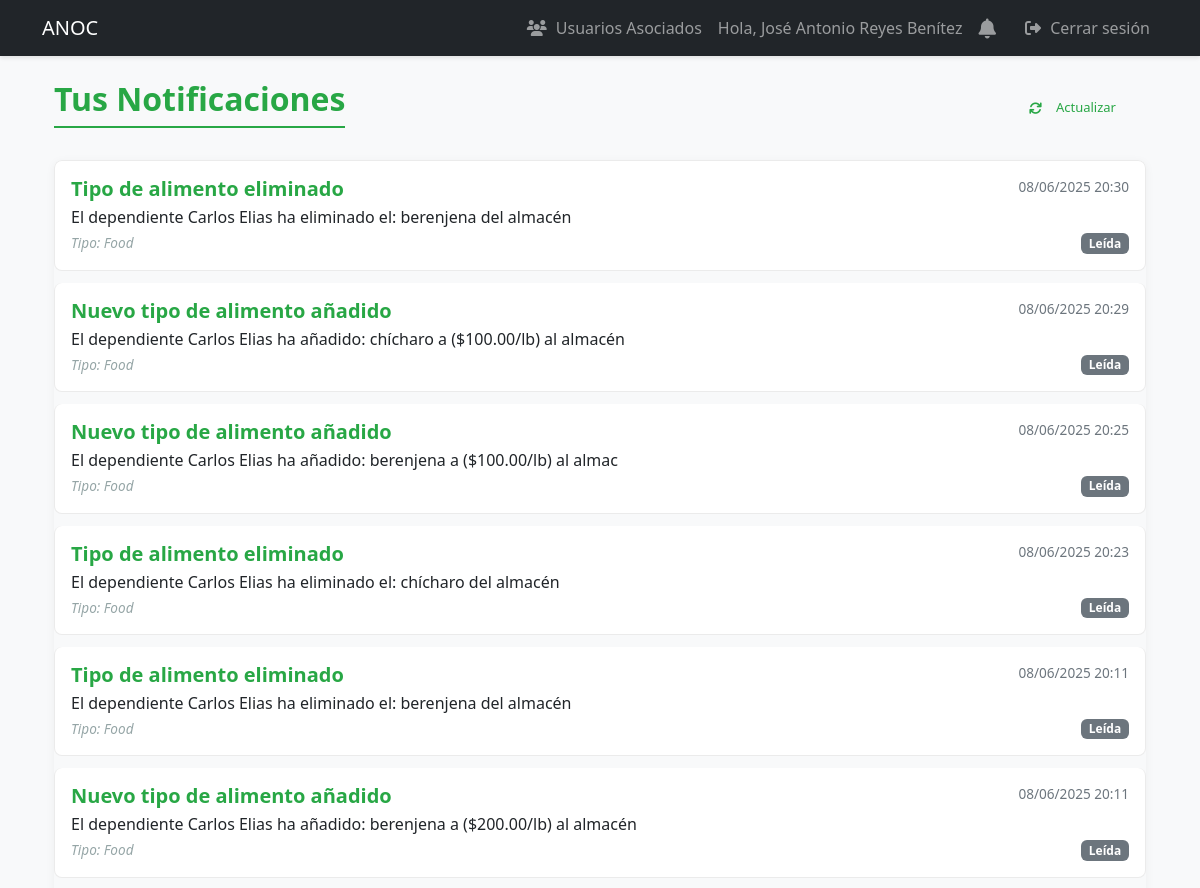
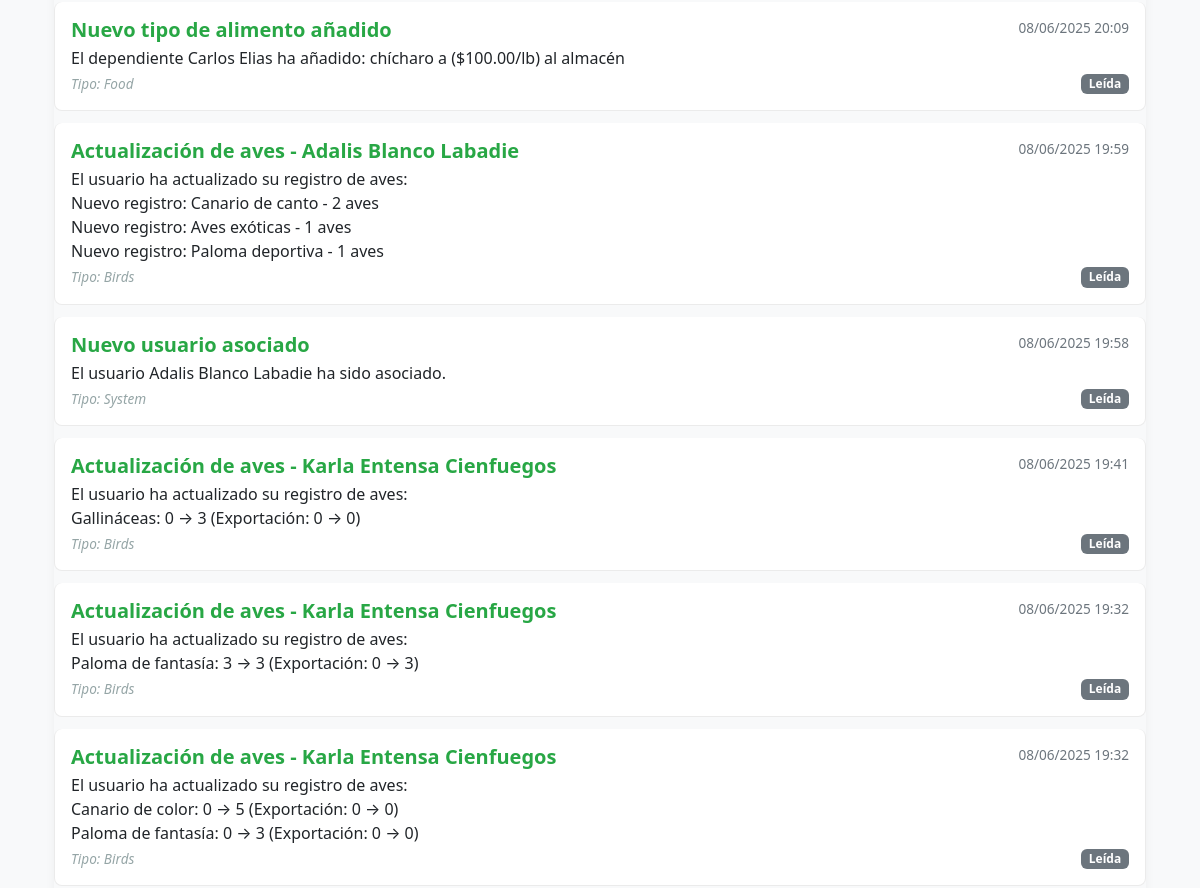
/notifications (signed in, upper part), run on an earlier commit of the app's database (2 pictures, top to bottom).
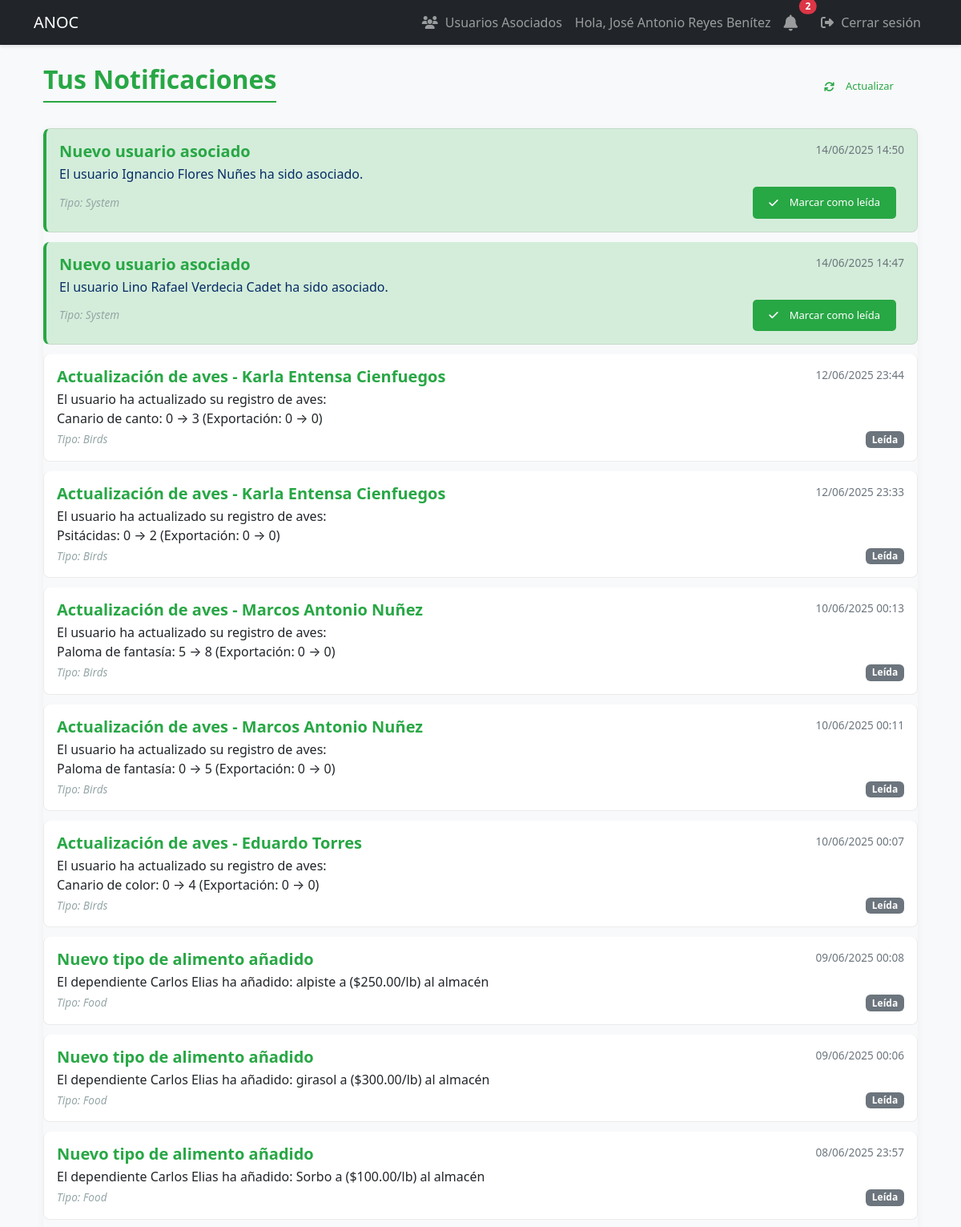
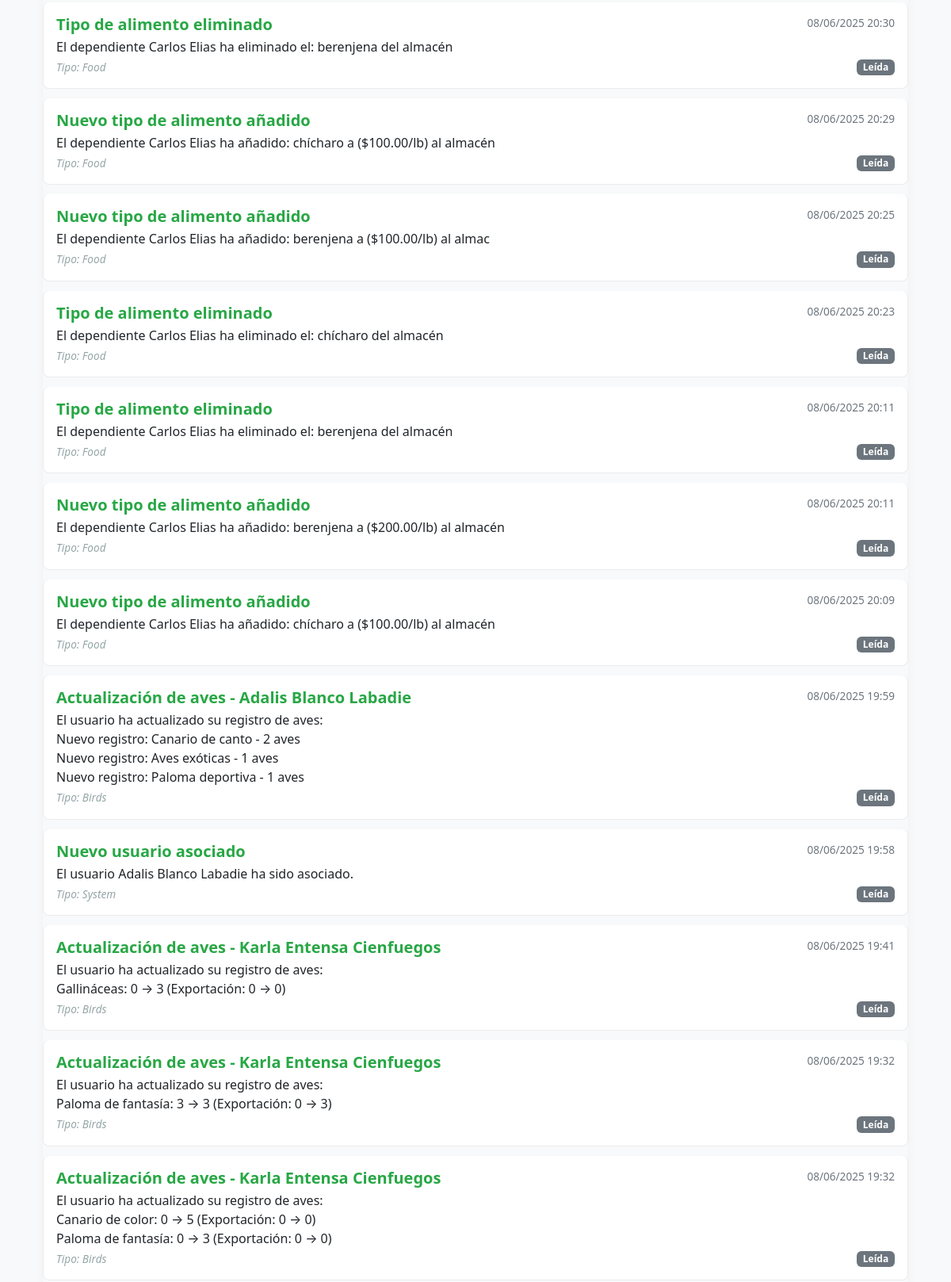
And on a later commit of the database (2 pictures, top to bottom).
### models.py (models this page shows)
class Notification(db.Model):
    id = db.Column(db.Integer, primary_key=True)
    user_id = db.Column(db.Integer, db.ForeignKey('user.id'), nullable=False)
    title = db.Column(db.String(100), nullable=False)
    message = db.Column(db.Text, nullable=False)
    is_read = db.Column(db.Boolean, default=False)
    created_at = db.Column(db.DateTime, default=datetime.utcnow)
    notification_type = db.Column(db.String(50))  # 'system', 'food', 'birds', 'award'

### app.py (the view)
@app.route('/notifications')
@login_required
def notifications():
    all_notifications = db.session.execute(
        select(Notification)
        .where(Notification.user_id == current_user.id)
        .order_by(Notification.created_at.desc())
    ).scalars().all()
    mark_notifications_as_read(current_user.id)
    return render_template('notifications.html', notifications=all_notifications)

### app.py (called while the page is built)
@login_manager.user_loader
def load_user(user_id):
    return db.session.get(User, int(user_id))

def mark_notifications_as_read(user_id):
    db.session.execute(
        update(Notification)
        .where(Notification.user_id == user_id, Notification.is_read == False)
        .values(is_read=True)
    )
    db.session.commit()

### templates/notifications.html
{% extends "base.html" %}
{% block content %}
    <div class="container mt-4">
        <div class="d-flex justify-content-between align-items-center mb-4">
            <h2>Tus Notificaciones</h2>
            <a href="{{ url_for('notifications') }}" class="btn btn-sm btn-outline-secondary">
                <i class="fas fa-sync"></i> Actualizar
            </a>
        </div>
        {% if notifications %}
            <div class="list-group">
                {% for notification in notifications %}
                    <div class="list-group-item list-group-item-action flex-column align-items-start
                        {% if not notification.is_read %}list-group-item-primary{% endif %}">
                        <div class="d-flex w-100 justify-content-between">
                            <h5 class="mb-1">{{ notification.title }}</h5>
                            <small>{{ notification.created_at.strftime('%d/%m/%Y %H:%M') }}</small>
                        </div>
                        <p class="mb-1">{{ notification.message | replace('\n', '<br>') | safe }}</p>
                        <div class="d-flex justify-content-between align-items-center">
                            <small class="text-muted">
                                Tipo: {{ notification.notification_type | capitalize }}
                            </small>
                            {% if not notification.is_read %}
                                <form method="POST" action="{{ url_for('mark_notification_read', notification_id=notification.id) }}">
                                    <button type="submit" class="btn btn-sm btn-success">
                                        <i class="fas fa-check"></i> Marcar como leída
                                    </button>
                                </form>
                            {% else %}
                                <span class="badge bg-secondary">Leída</span>
                            {% endif %}
                        </div>
                    </div>
                {% endfor %}
            </div>
        {% else %}
            <div class="alert alert-info">
                <i class="fas fa-info-circle"></i> No tienes notificaciones.
            </div>
        {% endif %}
    </div>
{% endblock %}

### templates/base.html (shortened to what this page needs)
<!DOCTYPE html>
<html lang="es">
<head>
    <link href="https://cdn.jsdelivr.net/npm/bootstrap@5.3.0/dist/css/bootstrap.min.css" rel="stylesheet">
    <link href="https://cdnjs.cloudflare.com/ajax/libs/font-awesome/6.4.0/css/all.min.css" rel="stylesheet">
    <link rel="stylesheet" href="{{ url_for('static', filename='css/styles.css') }}">
</head>
<body>
    <nav class="navbar navbar-expand-lg navbar-dark bg-dark">
        <div class="container">
            <a class="navbar-brand" href="{{ url_for('dashboard') }}">ANOC</a>
            <div class="collapse navbar-collapse" id="navbarNav">
                <ul class="navbar-nav">
                    {% if current_user.is_authenticated %}
                        {% if current_user.is_authenticated and current_user.role in ['specialist', 'dependiente'] %}
                            <li class="nav-item">
                                <a class="nav-link" href="{{ url_for('specialist_users') }}">
                                    <i class="fas fa-users"></i> Usuarios Asociados
                                </a>
                            </li>
                        {% endif %}
                        <li class="nav-item">
                            <span class="nav-link">Hola, {{ current_user.full_name }}</span>
                        </li>
                        <li class="nav-item position-relative me-2">
                            <a class="nav-link" href="{{ url_for('notifications') }}">
                                <i class="fas fa-bell fa-lg"></i>
                                {% if current_user.is_authenticated %}
                                    {% set unread_count = get_unread_notifications_count(current_user.id) %}
                                    {% if unread_count > 0 %}
                                        <span class="position-absolute top-0 start-100 translate-middle badge rounded-pill bg-danger">
                                            {{ unread_count }}
                                        </span>
                                    {% endif %}
                                {% endif %}
                            </a>
                        </li>
                        <li class="nav-item">
                            <a class="nav-link" href="{{ url_for('logout') }}">
                                <i class="fas fa-sign-out-alt"></i> Cerrar sesión
                            </a>
                        </li>
                    {% else %}
                        <li class="nav-item">
                            <a class="nav-link" href="{{ url_for('login') }}">
                                <i class="fas fa-sign-in-alt"></i> Iniciar sesión
                            </a>
                        </li>
                    {% endif %}
                </ul>
            </div>
        </div>
    </nav>
    <div class="container mt-4">
        {% block content %}{% endblock %}
    </div>
</body>
</html>

What changed in the data, as far as the page shows it:
added Notification: title "Nuevo usuario asociado", created_at "14/06/2025 14:50", message "El usuario Ignancio Flores Nuñes ha sido asociado.", notification_type "System", is_read False (drawn)
added Notification: title "Nuevo usuario asociado", created_at "14/06/2025 14:47", message "El usuario Lino Rafael Verdecia Cadet ha sido asociado.", notification_type "System", is_read False (drawn)
added Notification: title "Actualización de aves - Karla Entensa Cienfuegos", created_at "12/06/2025 23:44", message "El usuario ha actualizado su registro de aves: Canario de canto: 0 → 3 (Exportación: 0 → 0)", notification_type "Birds", is_read "Leída"
added Notification: title "Actualización de aves - Karla Entensa Cienfuegos", created_at "12/06/2025 23:33", message "El usuario ha actualizado su registro de aves: Psitácidas: 0 → 2 (Exportación: 0 → 0)", notification_type "Birds", is_read "Leída"
added Notification: title "Actualización de aves - Marcos Antonio Nuñez", created_at "10/06/2025 00:13", message "El usuario ha actualizado su registro de aves: Paloma de fantasía: 5 → 8 (Exportación: 0 → 0)", notification_type "Birds", is_read "Leída"
added Notification: title "Actualización de aves - Marcos Antonio Nuñez", created_at "10/06/2025 00:11", message "El usuario ha actualizado su registro de aves: Paloma de fantasía: 0 → 5 (Exportación: 0 → 0)", notification_type "Birds", is_read "Leída"
added Notification: title "Actualización de aves - Eduardo Torres", created_at "10/06/2025 00:07", message "El usuario ha actualizado su registro de aves: Canario de color: 0 → 4 (Exportación: 0 → 0)", notification_type "Birds", is_read "Leída"
added Notification: title "Nuevo tipo de alimento añadido", created_at "09/06/2025 00:08", message "El dependiente Carlos Elias ha añadido: alpiste a ($250.00/lb) al almacén", notification_type "Food", is_read "Leída"
added Notification: title "Nuevo tipo de alimento añadido", created_at "09/06/2025 00:06", message "El dependiente Carlos Elias ha añadido: girasol a ($300.00/lb) al almacén", notification_type "Food", is_read "Leída"
added Notification: title "Nuevo tipo de alimento añadido", created_at "08/06/2025 23:57", message "El dependiente Carlos Elias ha añadido: Sorbo a ($100.00/lb) al almacén", notification_type "Food", is_read "Leída"
Also different on the page:
{{ unread_count }}: (not shown) → "2"
